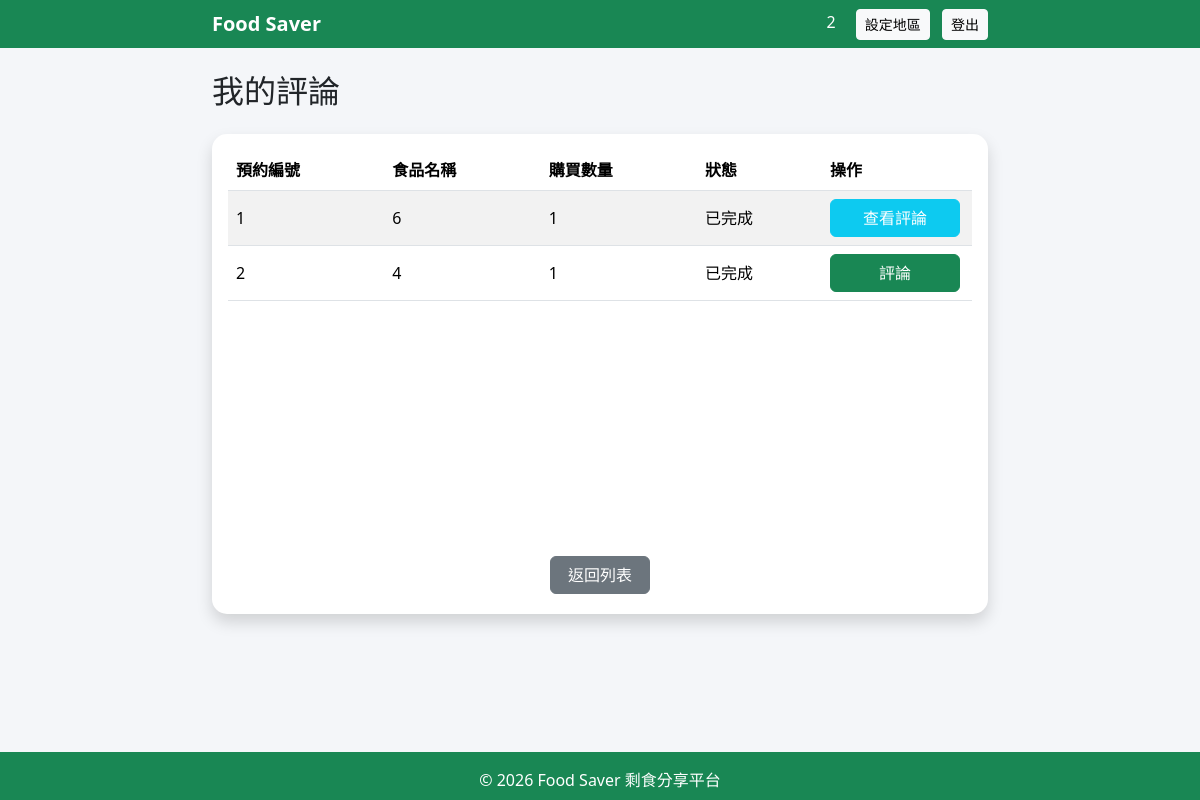
Screenshot of /user/my_comments (signed in) with the database file from the repository.
### models.py (models this page shows)
class Reservation(db.Model):
    __tablename__ = "reservations"
    id = db.Column(db.Integer, primary_key=True)
    food_id = db.Column(
        db.Integer,
        db.ForeignKey("foods.id")
    )
    food_name = db.Column(
        db.String(100),
        db.ForeignKey("foods.name")
    )
    user_id = db.Column(
        db.Integer,
        db.ForeignKey("users.id")
    )
    user_name = db.Column(
        db.String(50),
        db.ForeignKey("users.username")
    )
    quantity = db.Column(
        db.Integer,
        default=1
    )
    reserve_time = db.Column(
        db.DateTime,
        default=datetime.utcnow
    )
    status = db.Column(
        db.String(50),
        default="已預約"
    )
    comments_status = db.Column(
        db.String(50),
        default="未評論"
    )

### user.py (the view)
@user_bp.route("/my_comments")
def my_comments():
    if not user_required():
        return redirect(url_for("login"))
    reservations = Reservation.query.filter_by(
        user_id=session["user_id"],
        status="已完成"
    ).all()
    for r in reservations:
        r.comment = Comment.query.filter_by(reservation_id=r.id).first()
    return render_template(
        "my_comments.html",
        reservations=reservations
    )

### app.py (called while the page is built)
@app.before_request
def create_tables():
    db.create_all()

### user.py (called while the page is built)
def user_required():
    if "user_id" not in session:
        return False
    if session.get("role") != "user":
        return False
    return True

### templates/my_comments.html (shortened to what this page needs)
{% extends "base.html" %}
{% block content %}
<h2 class="mb-4">我的評論</h2>
<div class="card shadow" style="min-height: 60vh; height: auto;">
    <div class="card-body">
        {% if reservations %}
        <table class="table table-striped align-middle">
            <thead>
                <tr>
                    <th>預約編號</th>
                    <th>食品名稱</th>
                    <th>購買數量</th>
                    <th>狀態</th>
                    <th>操作</th>
                </tr>
            </thead>
            <tbody>
            {% for r in reservations %}
                <tr>
                    <td>{{ r.id }}</td>
                    <td>{{ r.food_name }}</td>
                    <td>{{ r.quantity }}</td>
                    <td>{{ r.status }}</td>
                    {% if r.comments_status == "未評論" %}
                        <td class="bg-white" style="width: 150px;">
                            <button type="button"
                                    class="btn btn-success w-100"
                                    style="max-width: 130px;"
                                    data-bs-toggle="modal"
                                    data-bs-target="#commentModal{{ r.id }}">
                                評論
                            </button>
                        </td>
                    {% else %}
                        <td class="bg-white" style="width: 150px;">
                            <button type="button"
                                    class="btn btn-info text-white w-100"
                                    style="max-width: 130px;"
                                    data-bs-toggle="modal"
                                    data-bs-target="#viewCommentModal{{ r.id }}">
                                查看評論
                            </button>
                        </td>
                    {% endif %}
                </tr>
            {% endfor %}
            </tbody>
        </table>
        {% else %}
            <div class="alert alert-warning m-3">尚無預約紀錄</div>
        {% endif %}
    </div>
    <button class="btn btn-secondary"
            type="button"
            style="width: 100px; margin: 20px auto;"
            onclick="window.location.href='/user/dashboard'">
        返回列表
    </button>
</div>
{% endblock %}

### templates/base.html (style rules this page uses)
body { background:#f4f6f9; }
.card { border:none; border-radius:15px; }

### rows the page displays
Reservation: id "1", food_name "6", quantity "1", status "已完成"
Reservation: id "2", food_name "4", quantity "1", status "已完成"

### other values shown
{{ session["username"] }} "2"
